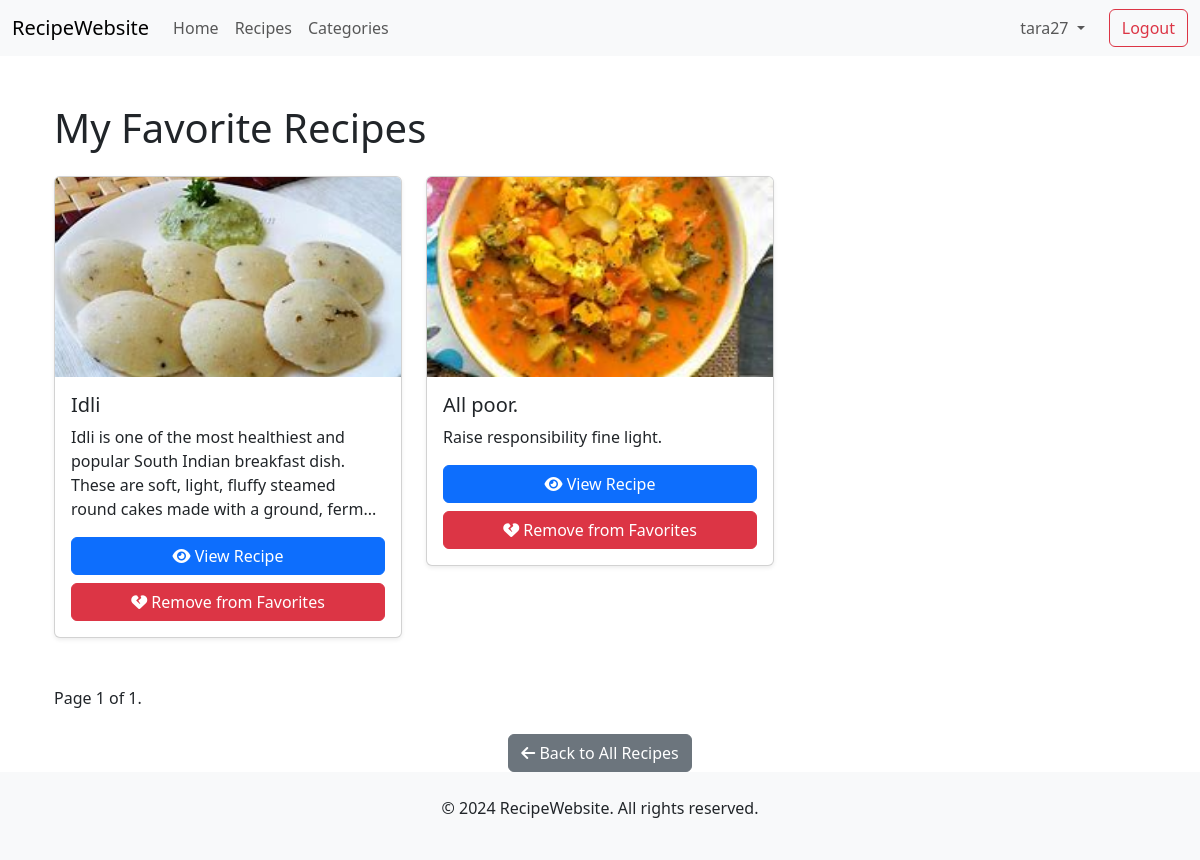
The page /recipes/favorites/ (signed in) on the database its author committed.
### recipes/models.py (models this page shows, shortened)
class Recipe(models.Model):
    user = models.ForeignKey(User, on_delete=models.CASCADE)
    recipe_name = models.CharField(max_length=100)
    recipe_image = models.ImageField(upload_to='recipe/')
    recipe_description = models.TextField(help_text="Brief description of the recipe")
    ingredients = models.TextField(help_text="List of ingredients required")
    steps = models.TextField(help_text="Step-by-step instructions for preparation")
    categories = models.ManyToManyField(Category, blank=True, related_name='recipe')
    created_at = models.DateTimeField(auto_now_add=True)
    class Meta:
        ordering= ['recipe_name']

### recipes/views.py (the view)
# urls.py: path('favorites/', my_favorites, name='my_favorites'),
@login_required
def my_favorites(request):
    favorites = Favorite.objects.filter(user=request.user)
    recipes = [favorite.recipe for favorite in favorites]
    paginator = Paginator(recipes, 9)  # Show 9 recipes per page
    page_number = request.GET.get('page')
    page_obj = paginator.get_page(page_number)
    return render(request, 'recipes/my_favorites.html', {'page_obj': page_obj, 'title': 'My Favorites'})

### templates/recipes/my_favorites.html (shortened to what this page needs)
{% extends 'base.html' %}
{% block start %}
<div class="container mt-5">
  <h1 class="my-4">My Favorite Recipes</h1>
  {% if page_obj %}
    <div class="row">
      {% for recipe in page_obj %}
        <div class="col-md-4 mb-4">
          <div class="card shadow-sm">
            <img src="{{ recipe.recipe_image.url }}" class="card-img-top" alt="{{ recipe.recipe_name }}" style="height: 200px; object-fit: cover;">
            <div class="card-body d-flex flex-column">
              <h5 class="card-title">{{ recipe.recipe_name }}</h5>
              <p class="card-text mb-3">{{ recipe.recipe_description|slice:":150" }}{% if recipe.recipe_description|length > 150 %}...{% endif %}</p>
              <div class="mt-auto">
                <a href="{% url 'recipe_detail' recipe.id %}" class="btn btn-primary w-100 mb-2">
                  <i class="fas fa-eye"></i> View Recipe
                </a>
                <a href="{% url 'remove_favorite' recipe.id %}" class="btn btn-danger w-100">
                  <i class="fas fa-heart-broken"></i> Remove from Favorites
                </a>
              </div>
            </div>
          </div>
        </div>
      {% endfor %}
    </div>
    <div class="d-flex justify-content-between align-items-center mt-4">
      <div class="pagination">
        <span class="step-links">
          <span class="current">
            Page {{ page_obj.number }} of {{ page_obj.paginator.num_pages }}.
          </span>
        </span>
      </div>
    </div>
  {% else %}
    <p class="text-center">You have no favorite recipes yet.</p>
  {% endif %}
  <div class="text-center mt-4">
    <a href="{% url 'all_recipes' %}" class="btn btn-secondary">
      <i class="fas fa-arrow-left"></i> Back to All Recipes
    </a>
  </div>
</div>
{% endblock %}

### templates/base.html (shortened to what this page needs)
<!doctype html>
<html lang="en">
  <head>
    <link href="https://cdn.jsdelivr.net/npm/bootstrap@5.3.3/dist/css/bootstrap.min.css" rel="stylesheet">
    <link rel="stylesheet" href="https://cdnjs.cloudflare.com/ajax/libs/font-awesome/6.0.0-beta3/css/all.min.css">
  </head>
  <body class="d-flex flex-column min-vh-100">
    <nav class="navbar navbar-expand-lg navbar-light bg-light">
      <div class="container-fluid">
        <a class="navbar-brand" href="/">RecipeWebsite</a>
        <div class="collapse navbar-collapse" id="navbarNav">
          <ul class="navbar-nav me-auto">
            <li class="nav-item">
              <a class="nav-link" href="/">Home</a>
            </li>
            <li class="nav-item">
              <a class="nav-link" href="/recipes/">Recipes</a>
            </li>
            <li class="nav-item">
              <a class="nav-link" href="/recipes/categories">Categories</a>
            </li>
          </ul>
          <ul class="navbar-nav ms-auto d-flex align-items-center">
            {% if request.user.is_authenticated %}
            <li class="nav-item dropdown me-3">
              <a class="nav-link dropdown-toggle" href="#" id="profileDropdown" role="button" data-bs-toggle="dropdown" aria-expanded="false">
                {{ request.user.username }}
              </a>
            </li>
            <li class="nav-item">
              <a class="btn btn-outline-danger" href="{% url 'logout' %}">Logout</a>
            </li>
            {% endif %}
          </ul>
        </div>
      </div>
    </nav>
    <div class="container flex-grow-1">
      {% block start %}
      {% endblock %}
    </div>
    <footer class="bg-light text-center text-lg-start mt-auto">
      <div class="container p-4">
        <p class="text-center">© 2024 RecipeWebsite. All rights reserved.</p>
      </div>
    </footer>
  </body>
</html>

### rows shown on the page
Recipe: recipe_image (picture), recipe_name "Idli", recipe_description "Idli is one of the most healthiest and popular South Indian breakfast dish. These are soft, light, fluffy steamed round cakes made with a ground, ferm"
Recipe: recipe_image (picture), recipe_name "All poor.", recipe_description "Raise responsibility fine light."

### other values the page prints
{{ request.user.username }} "tara27"
{{ page_obj.number }} "1"
{{ page_obj.paginator.num_pages }} "1"
